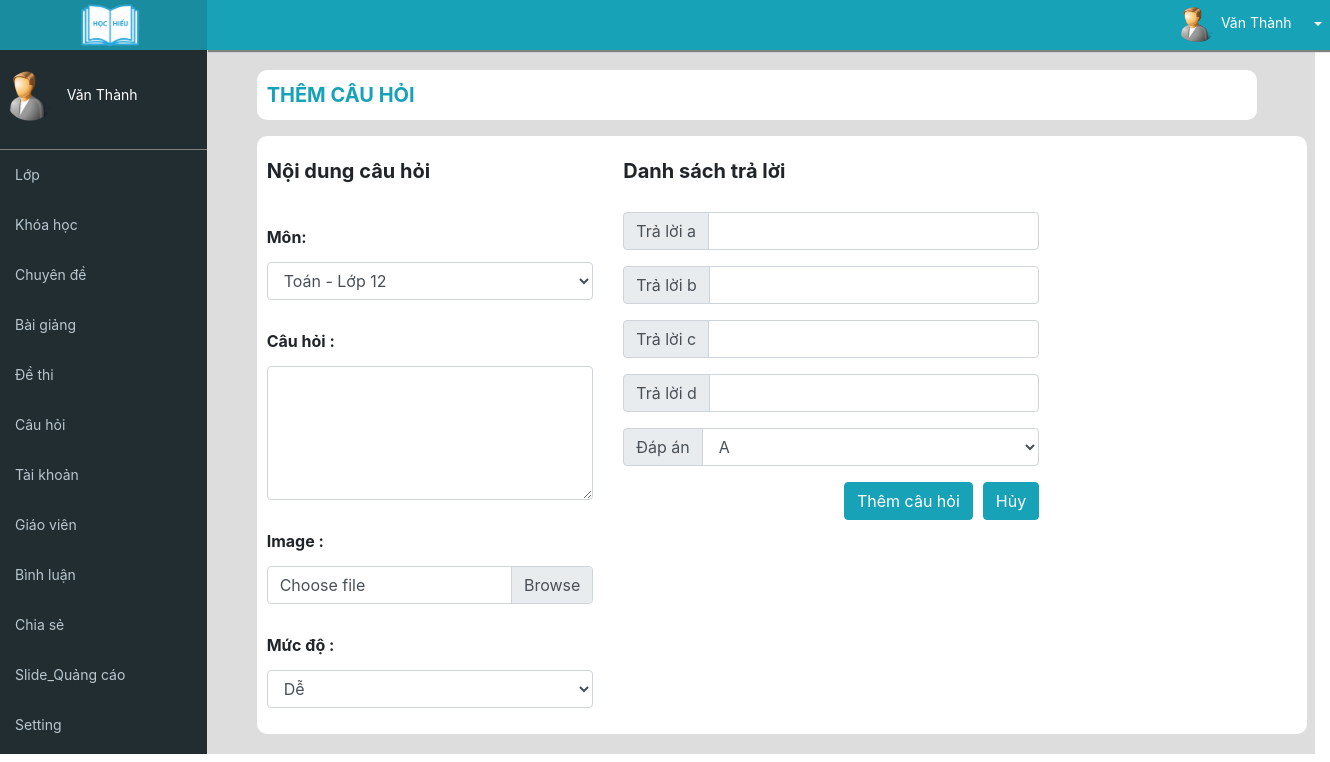
The app's page /admin/thembaitest.php (signed in) with its own data.
### tables this page shows
CREATE TABLE `setting` (
  `logo` varchar(250) NOT NULL,
  `email` varchar(250) NOT NULL,
  `sdt` int(11) NOT NULL
);

CREATE TABLE `users` (
  `id_user` int(11) NOT NULL,
  `username` varchar(200) NOT NULL,
  `password` varchar(200) NOT NULL,
  `name` varchar(200) NOT NULL,
  `phone_numbers` int(11) NOT NULL,
  `email` varchar(200) NOT NULL,
  `birthday` date NOT NULL,
  `address` varchar(250) NOT NULL,
  `gender` int(11) NOT NULL,
  `image` varchar(250) NOT NULL,
  `role_id` int(11) NOT NULL,
  `status` int(11) NOT NULL
);

### commont/connect.php (called while the page is built, shortened)
<?php
$hostname='localhost';
$username='root';
$password='';
$database='duan1';
$options = array(PDO::MYSQL_ATTR_INIT_COMMAND => "SET NAMES utf8");
try
{
  $conn= new PDO("mysql:host=$hostname;dbname=$database",$username,$password,$options);
  $conn->setAttribute(PDO::ATTR_ERRMODE,PDO::ERRMODE_EXCEPTION);
		$sqlsubcategory="select * from subcategory ";
		$querysubcategory=$conn->prepare($sqlsubcategory);
		$querysubcategory->execute();
		$rowsubcategory= $querysubcategory->fetchAll(PDO::FETCH_ASSOC);
		 $sqlsetting ="select * from setting ";
		$querysetting =$conn->prepare($sqlsetting);
		$querysetting->execute();
		$rowsetting = $querysetting->fetch(PDO::FETCH_ASSOC);
 function users($id){
	  global $conn;
		$sql="select * from users where id_user={$id} ";
		$query=$conn->prepare($sql);
		$query->execute();
		$row= $query->fetch(PDO::FETCH_ASSOC);
    return $row;
		}
  } catch(Exception $e){
	echo $e.getMessage();
}
 ?>

### admin/thembaitest.php (the view, shortened to what this page needs)
<?php
require_once '../commont/connect.php';session_start(); ?>
<!DOCTYPE html>
<html>
<head>
	<link rel="stylesheet" href="cssadmin.css">
	<link rel="stylesheet" href="../public/css/bootstrap.min.css">
</head>
<body>
	<div class="w-100">
		<div class="row " style="width: 100%">
 <?php include_once '../_share/admin/menu.php' ?>
		<div class="col-md-10" style="background: #ddd">
 <?php include_once '../_share/admin/header.php' ?>
			<div class="bodyad">
				<div class="thanbody">
				<p style="font-size: 20px;width:1000px;height:50px;background: white;line-height: 50px;padding-left: 10px;border-radius: 10px;font-weight: bold;color:#17a2b8"> <?php if (!isset($_GET['suacauhoi'])){
					echo 'THÊM CÂU HỎI';
				}else{
					echo 'SỬA CÂU HỎI - ID :'.$idsuacau;
				} ?>
				</p>
				<div class="noidung">
				<div class="row">
					<?php if (!isset($_GET['suacauhoi'])){ ?>
					<div class="col-md-4">
						<form method="POST">
						<p style="font-size:20px;font-weight: bold">Nội dung câu hỏi</p>
						<p style="font-weight: bold">Môn:
						<select name="idmonthem" class="form-control">
							<?php foreach ($rowsubcategory as $value){ ?>
							<option value="<?php echo $value['id_subcategory']?>" >
								<?php echo $value['name_subcategory'].' - '.category($value['id_category'])['name_category']; ?>
							 </option>
							<?php } ?>
						</select></p>
								<p style="font-weight: bold">Câu hỏi :
							<textarea name="cauhoithem"   rows="5" class="form-control"></textarea></p>
						<div style="font-weight: bold">Image :
						  <div class="custom-file mb-3">
						      <label class="custom-file-label" for="customFile">Choose file</label>
						    </div>
					</div>
						<p style="font-weight: bold">Mức độ :
							<select class="form-control" name="levelthem">
								<option value="3">Dễ</option>
							</select>
							</p>
					</div>
					<div class="col-md-5">
						<p style="font-size:20px;font-weight: bold">Danh sách trả lời</p>
				<div class="input-group mb-3" style="margin-top: 8px">
			    <div class="input-group-prepend">
			       <span class="input-group-text">Trả lời a</span>
			    </div>
			    <input type="text" name="athem" class="form-control">
				 </div>
			<div class="input-group mb-3" style="margin-top: 8px">
			     <div class="input-group-prepend">
			       <span class="input-group-text">Trả lời b</span>
			    </div>
			    <input type="text" name="bthem" class="form-control">
			 </div>
			 <div class="input-group mb-3" style="margin-top: 8px">
			     <div class="input-group-prepend">
			       <span class="input-group-text">Trả lời c</span>
			    </div>
			    <input type="text" name="cthem" class="form-control">
			 </div>
			 <div class="input-group mb-3" style="margin-top: 8px">
			     <div class="input-group-prepend">
			       <span class="input-group-text">Trả lời d</span>
			    </div>
			    <input type="text" name="dthem" class="form-control">
			 </div>
			 	 <div class="input-group mb-3" style="margin-top: 8px">
			     <div class="input-group-prepend">
			       <span class="input-group-text">Đáp án</span>
			    </div>
			    <select name="dapanthem" class="form-control" >
			    	<option value="a">A</option>
			    </select>
			 </div>
				<button type="button" onclick="quay_lai();" class="btn btn-info" style="float: right;margin-left: 10px">Hủy</button>
				<button type="submit" name="guithem" class="btn btn-info" style="float: right;">Thêm câu hỏi</button>
				</div>
					<?php }else if(isset($_GET['suacauhoi'])){ $idcausua=$_GET['suacauhoi'];?>
				<div class="col-md-4">
						<form method="POST">
						<p style="font-size:20px;font-weight: bold">Nội dung câu hỏi Sửa</p>
						<p style="font-weight: bold">Môn:
						<select name="idmonsua" class="form-control">
							<?php foreach ($rowsubcategory as $value){ ?>
							<option value="<?php echo $value['id_subcategory']?>" <?php if ($value['id_subcategory']==question($idcausua)['id_subcategory']) {
								echo 'selected';
							} ?> >
								<?php echo $value['name_subcategory'].' - '.category($value['id_category'])['name_category']; ?>
							 </option>
							<?php } ?>
						</select></p>
						<p style="font-weight: bold">Câu hỏi :
							<textarea name="cauhoisua"   rows="5" class="form-control"><?php echo question($idcausua)['name_question'];  ?></textarea></p>
						<div style="font-weight: bold">Image :
						  <div class="custom-file mb-3">
						      <input type="file" class="custom-file-input" id="customFile" name="anhsua">
						      <label class="custom-file-label" for="customFile">Choose file</label>
						    </div>
						<script>
						// Add the following code if you want the name of the file appear on select
						$(".custom-file-input").on("change", function() {
						  var fileName = $(this).val().split("\\").pop();
						  $(this).siblings(".custom-file-label").addClass("selected").html(fileName);
						});
						</script>
					</div>
						<p style="font-weight: bold">Mức độ :
							<select class="form-control" name="levelsua">
								<?php if (question($idcausua)['level']==1){ ?>
								<option value="3">Dễ</option>
								<option value="2">TB</option>
								<option value="1" selected="">Khó</option>
								<?php }else if (question($idcausua)['level']==2) { ?>
								<option value="3">Dễ</option>
								<option value="2" selected="">TB</option>
								<option value="1" >Khó</option>
								<?php }else if (question($idcausua)['level']==3) { ?>
									<option value="3" selected="">Dễ</option>
									<option value="2" >TB</option>
									<option value="1" >Khó</option>
							<?php } ?>
							</select>
							</p>
					<!-- 		<input type="radio" class="radio" name="mucdo" >Dễ
							<input type="radio" class="radio" name="mucdo" >Dễ
							<input type="radio" class="radio" name="mucdo" >Dễ -->
					</div>
					<div class="col-md-5">
						<p style="font-size:20px;font-weight: bold">Danh sách trả lời</p>
				<div class="input-group mb-3" style="margin-top: 8px">
			    <div class="input-group-prepend">
			       <span class="input-group-text">Trả lời a</span>
			    </div>
			    <input type="text" name="asua" value="<?php echo question($idcausua)['a']; ?>" class="form-control">
				 </div>
			<div class="input-group mb-3" style="margin-top: 8px">
			     <div class="input-group-prepend">
			       <span class="input-group-text">Trả lời b</span>
			    </div>
			    <input type="text" name="bsua" value="<?php echo question($idcausua)['b']; ?>" class="form-control">
			 </div>
			 <div class="input-group mb-3" style="margin-top: 8px">
			     <div class="input-group-prepend">
			       <span class="input-group-text">Trả lời c</span>
			    </div>
			    <input type="text" name="csua" value="<?php echo question($idcausua)['c']; ?>" class="form-control">
			 </div>
			 <div class="input-group mb-3" style="margin-top: 8px">
			     <div class="input-group-prepend">
			       <span class="input-group-text">Trả lời d</span>
			    </div>
			    <input type="text" name="dsua" value="<?php echo question($idcausua)['d']; ?>" class="form-control">
			 </div>
			 	 <div class="input-group mb-3" style="margin-top: 8px">
			     <div class="input-group-prepend">
			       <span class="input-group-text">Đáp án</span>
			    </div>
			    <select name="dapansua" class="form-control" >
			    	<option value="a" <?php if (question($idcausua)['answer']=='a'){echo 'selected';} ?>>A</option>
			    	<option value="b"  <?php if (question($idcausua)['answer']=='b'){echo 'selected';} ?>>B</option>
			    	<option value="c"  <?php if (question($idcausua)['answer']=='c'){echo 'selected';} ?>>C</option>
			    	<option value="d"  <?php if (question($idcausua)['answer']=='d'){echo 'selected';} ?>>D</option>
			    </select>
			 </div>
				<a href="cauhoi.php"  class="btn btn-info" style="float: right;margin-left: 10px">Hủy</a>
				<button type="submit" name="guisua" class="btn btn-info" style="float: right;">Sửa câu hỏi</button>
			</form>
				</div>
				<?php } ?>
				</div>
				</div>
				</div>
			</div>
		</div>
		</div>
	</div>
</body>
</html>

### _share/admin/menu.php (shortened to what this page needs)
<div class="col-md-2" style="background: #222d32">
		<div style="height:50px;width:220px;background: #198d9f;text-align: center;">
			<img src="../image/<?php echo $rowsetting['logo']; ?>" style="width:70px;">
		</div>
		<div class="ten">
			<img src="../public/images/user/<?php echo users($_SESSION['account']['id'])['image']; ?>" style="width:50px;height:50px;border-radius: 100%;margin-left: 5px">
			&nbsp;&nbsp;<?php echo users($_SESSION['account']['id'])['name']; ?>
		</div>
		<div style="width: 210px;height:500px;font-size: 14px;color: #b8c7ce">
			<div class="boxmenu">
				<a href="danhmuc.php" class="thea5"><p>Lớp 	</p></a>
			</div>
			<div class="boxmenu">
				<a href="khoahoc.php" class="thea5"><p>Khóa học</p></a>
			</div>
			<div class="boxmenu">
				<a href="chuyende.php" class="thea5"><p>Chuyên đề</p></a>
			</div>
			<div class="boxmenu">
				<a href="baigiang.php" class="thea5"><p>Bài giảng</p></a>
			</div>
			<div class="boxmenu">
				<a href="dethi.php" class="thea5"><p>Đề thi</p></a>
			</div>
			<div class="boxmenu">
				<a href="cauhoi.php" class="thea5"><p>Câu hỏi</p></a>
			</div>
			<div class="boxmenu">
				<a href="taikhoan.php" class="thea5"><p>Tài khoản</p></a>
			</div>
			<div class="boxmenu">
				<a href="giaovien.php" class="thea5"><p>Giáo viên</p></a>
			</div>
			<div class="boxmenu">
				<a href="binhluan.php" class="thea5"><p>Bình luận</p></a>
			</div>
			<div class="boxmenu">
				<a href="chiase.php" class="thea5"><p>Chia sẻ</p></a>
			</div>
				<div class="boxmenu">
				<a href="slide.php" class="thea5"><p>Slide_Quảng cáo</p></a>
			</div>
				<div class="boxmenu">
				<a href="setting.php" class="thea5"><p>Setting</p></a>
			</div>
		</div>
	</div>

### _share/admin/header.php (shortened to what this page needs)
<div class="headerad" style="background: #17a2b8;border-radius: none">
				<div class="btn-group" style="float: right;">
				  <button type="button" class="btn btn-info" style="font-size: 14px">	<img src="../public/images/user/<?php echo users($_SESSION['account']['id'])['image']; ?>" style="width:40px;height:35px;border-radius: 100px;"> <?php echo users($_SESSION['account']['id'])['name']; ?> </button>
				  <button type="button" class="btn btn-info dropdown-toggle dropdown-toggle-split" data-toggle="dropdown" aria-haspopup="true" aria-expanded="false">
				  </button>
				</div>
	</div>

### admin/cssadmin.css (style rules this page uses)
* { margin:0px;padding:0px;box-sizing: border-box; }
.headerad { width: 1125px;height: 50px;background: white;margin-left: -15px;box-shadow: 2px 1px 1px 1px gray;border-radius: 0px }
.bodyad { width: 1120px;background: none;margin-top: 10px;border-radius: 10px }
.ten { width: 210px;height: 100px;background: none;border-bottom: 1px solid gray;font-size: 14px;color: white }
.boxmenu { width: 210px;height: 50px;line-height: 50px;background: none; }
.boxmenu p { margin-left: 15px }
.thea5 { color:#b8c7ce; }
.thanbody { width: 1050px;background: none;margin: auto;padding-top: 10px }
.noidung { width: 1050px;background: white;line-height: 50px;padding-left: 10px;border-radius: 10px;padding-top: 10px;padding-bottom:10px;margin-bottom: 20px }

### records on screen
setting: logo (picture)
users: image (picture), name "Văn Thành"

### other values on screen
form field idmonthem "Toán - Lớp 12"
